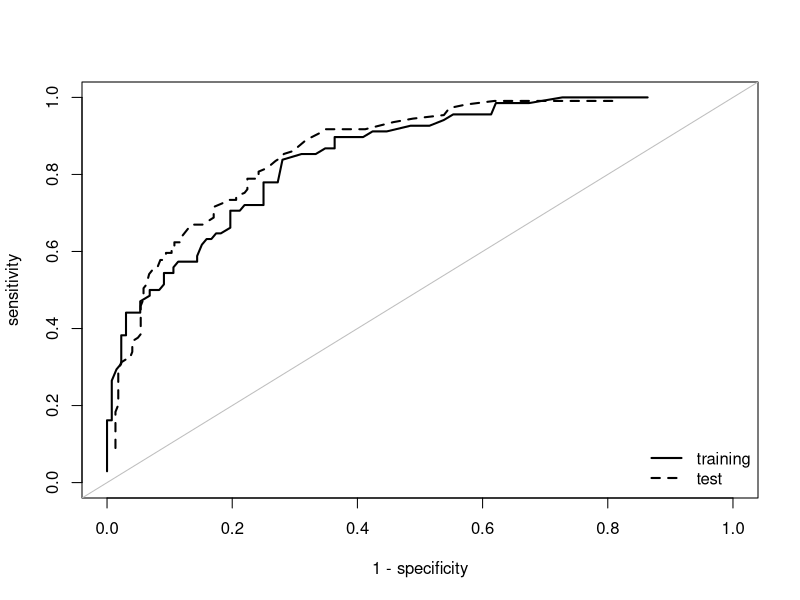

Write the R code that produced this figure.
# Session 9 — From probabilities to decisions
# Statistical Modelling (BAM), IE University
# Prof. Dae-Jin Lee (daelee@faculty.ie.edu)
# Same code as 09-classification-pima.Rmd. Run from this folder.

# ---- fit ----
library(MASS)
fit <- glm(type ~ npreg + glu + bmi + ped + age, family = binomial, data = Pima.tr)
round(summary(fit)$coefficients, 4)
p_tr <- fitted(fit);                               y_tr <- Pima.tr$type == "Yes"
p_te <- predict(fit, Pima.te, type = "response");  y_te <- Pima.te$type == "Yes"

# ---- rates ----
rates <- function(p, y, cut) {
  yhat <- p >= cut
  c(sens = mean(yhat[y]), spec = mean(!yhat[!y]), acc = mean(yhat == y))
}
rates(p_te, y_te, 0.5)

# ---- threshold ----
cuts <- seq(0.05, 0.95, by = 0.01)
youden <- function(p, y) sapply(cuts, function(k) sum(rates(p, y, k)[1:2]) - 1)
c_train <- cuts[which.max(youden(p_tr, y_tr))]   # legitimate choice
c_test  <- cuts[which.max(youden(p_te, y_te))]   # leakage: uses the test labels
c(c_train = c_train, c_test = c_test)
rbind(chosen_on_train = rates(p_te, y_te, c_train),
      chosen_on_test  = rates(p_te, y_te, c_test))

# ---- cost ----
C_FP <- 1; C_FN <- 3
c_star <- C_FP / (C_FP + C_FN)
c_star
rates(p_te, y_te, c_star)

# ---- roc ----
roc_xy <- function(p, y) t(sapply(cuts, function(k) {
  r <- rates(p, y, k); c(fpr = 1 - r[["spec"]], tpr = r[["sens"]]) }))
plot(roc_xy(p_tr, y_tr), type = "l", lwd = 2, xlim = c(0, 1), ylim = c(0, 1),
     xlab = "1 - specificity", ylab = "sensitivity")
lines(roc_xy(p_te, y_te), lwd = 2, lty = 2)
abline(0, 1, col = "grey")
legend("bottomright", c("training", "test"), lty = 1:2, lwd = 2, bty = "n")
# AUC = P(score of a random case > score of a random control)
auc <- function(p, y) mean(outer(p[y], p[!y], ">") + 0.5 * outer(p[y], p[!y], "=="))
c(train = auc(p_tr, y_tr), test = auc(p_te, y_te))
